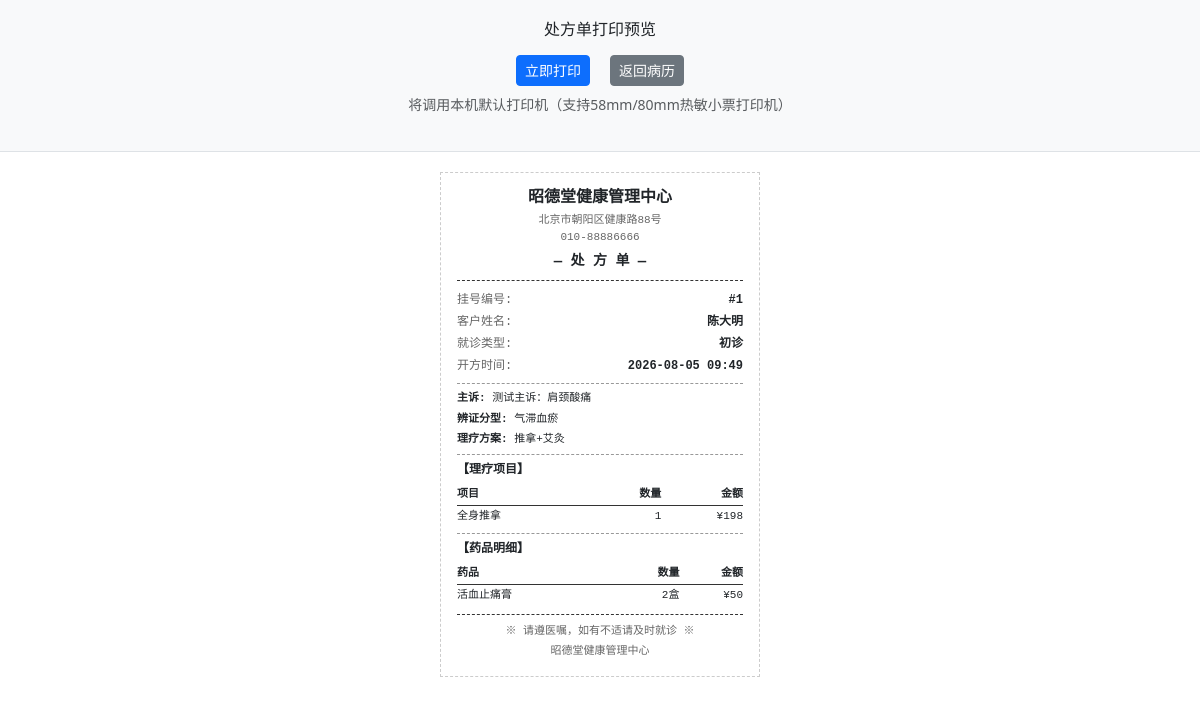
The app's page /print/prescription/1 (signed in) with its own data.
### models.py (models this page shows)
class StoreInfo(db.Model):
    __tablename__ = 'store_info'
    id = db.Column(db.Integer, primary_key=True)
    name = db.Column(db.String(100), nullable=False)
    address = db.Column(db.String(200))
    phone = db.Column(db.String(20))
    license_no = db.Column(db.String(50))

class Registration(db.Model):
    __tablename__ = 'registrations'
    id = db.Column(db.Integer, primary_key=True)
    customer_id = db.Column(db.Integer, db.ForeignKey('customers.id'), nullable=False)
    employee_id = db.Column(db.Integer, db.ForeignKey('employees.id'))
    reg_time = db.Column(db.DateTime, default=datetime.now)
    visit_type = db.Column(db.String(10), default='初诊')  # 初诊/复诊
    status = db.Column(db.String(20), default='待诊')  # 待诊/接诊中/已收费/已完成
    appointment_id = db.Column(db.Integer, db.ForeignKey('appointments.id'))
    signature_image = db.Column(db.Text)  # Base64编码的签字图片
    satisfaction_rating = db.Column(db.Integer)  # 满意度星级 1-5
    satisfaction_comment = db.Column(db.String(500))  # 评价文字
    confirmed_at = db.Column(db.DateTime)  # 签字确认时间
    confirmed_by = db.Column(db.Integer, db.ForeignKey('users.id'))  # 确认操作人
    appointment = db.relationship('Appointment')
    medical_record = db.relationship('MedicalRecord', backref='registration', uselist=False)
    charge_record = db.relationship('ChargeRecord', backref='registration', uselist=False)
    confirmer = db.relationship('User', foreign_keys=[confirmed_by])

class Customer(db.Model):
    __tablename__ = 'customers'
    id = db.Column(db.Integer, primary_key=True)
    name = db.Column(db.String(50), nullable=False)
    gender = db.Column(db.String(10))
    birthday = db.Column(db.Date)
    phone = db.Column(db.String(20))
    id_card = db.Column(db.String(20))
    address = db.Column(db.String(200))
    constitution_type = db.Column(db.String(20))  # 九种体质
    allergy_history = db.Column(db.Text)
    medical_history = db.Column(db.Text)
    referrer = db.Column(db.String(50))
    member_level = db.Column(db.String(20), default='普通')  # 普通/银卡/金卡/钻石
    member_discount = db.Column(db.Numeric(3, 2), default=1.00)
    points = db.Column(db.Integer, default=0)
    is_deleted = db.Column(db.Boolean, default=False)  # 软删除
    is_frozen = db.Column(db.Boolean, default=False)  # 冻结
    created_at = db.Column(db.DateTime, default=datetime.now)
    prepaid_account = db.relationship('PrepaidAccount', backref='customer', uselist=False)
    appointments = db.relationship('Appointment', backref='customer', lazy='dynamic')
    registrations = db.relationship('Registration', backref='customer', lazy='dynamic')
    charges = db.relationship('ChargeRecord', backref='customer', lazy='dynamic')

class MedicalRecord(db.Model):
    __tablename__ = 'medical_records'
    id = db.Column(db.Integer, primary_key=True)
    reg_id = db.Column(db.Integer, db.ForeignKey('registrations.id'), nullable=False)
    chief_complaint = db.Column(db.Text)  # 主诉
    present_illness = db.Column(db.Text)  # 现病史
    past_history = db.Column(db.Text)  # 既往史
    four_exam = db.Column(db.Text)  # 四诊信息(望闻问切)
    syndrome = db.Column(db.String(200))  # 辨证分型
    treatment_plan = db.Column(db.Text)  # 理疗方案
    prescription_items_json = db.Column(db.Text)  # JSON: 理疗项目明细
    prescription_meds_json = db.Column(db.Text)  # JSON: 药品明细
    attachments = db.Column(db.Text)  # 附件路径
    created_at = db.Column(db.DateTime, default=datetime.now)

### app.py (the view)
@app.route('/print/prescription/<int:rid>')
@login_required
def print_prescription(rid):
    reg = _safe_get(Registration, rid, '挂号记录')
    mr = MedicalRecord.query.filter_by(reg_id=rid).first()
    if not mr:
        flash('尚未记录病历，无法打印处方', 'warning')
        return redirect(url_for('medical_record', rid=rid))
    store = StoreInfo.query.first()
    return render_template('print_prescription.html',
                           registration=reg, record=mr, store=store)

### app.py (called while the page is built)
@login_manager.user_loader
def load_user(user_id):
    return db.session.get(User, int(user_id))

def _from_json(s):
    if not s:
        return []
    try:
        result = json.loads(s)
        return result if isinstance(result, list) else []
    except (json.JSONDecodeError, TypeError):
        return []

def _safe_get(model, pk, label='记录'):
    obj = db.session.get(model, pk)
    if obj is None:
        flash(f'{label}不存在或已被删除', 'warning')
        abort(404)
    return obj

### templates/print_prescription.html (shortened to what this page needs)
<!DOCTYPE html>
<html lang="zh-CN">
<head>
    <link href="/static/vendor/bootstrap.min.css" rel="stylesheet">
    <link href="/static/css/print.css" rel="stylesheet">
</head>
<body>
    <div class="print-toolbar no-print">
        <h6 class="mb-3"> 处方单打印预览</h6>
        <button class="btn btn-primary btn-sm" onclick="window.print()">
             立即打印
        </button>
        <a href="/registration/{{ registration.id }}/medical" class="btn btn-secondary btn-sm">
             返回病历
        </a>
        <p class="text-muted small mt-2">将调用本机默认打印机（支持58mm/80mm热敏小票打印机）</p>
    </div>
    <div class="print-area">
        <div class="receipt-header">
            <h5>{{ store.name if store else '昭德堂健康管理中心' }}</h5>
            <div class="store-info">
                {% if store %}{{ store.address }}<br>{{ store.phone }}{% endif %}
            </div>
            <div style="font-size:14px;font-weight:700;margin-top:6px">— 处 方 单 —</div>
        </div>
        <div class="receipt-body">
            <div class="receipt-row">
                <span class="label">挂号编号:</span>
                <span class="value">#{{ registration.id }}</span>
            </div>
            <div class="receipt-row">
                <span class="label">客户姓名:</span>
                <span class="value">{{ registration.customer.name }}</span>
            </div>
            <div class="receipt-row">
                <span class="label">就诊类型:</span>
                <span class="value">{{ registration.visit_type }}</span>
            </div>
            <div class="receipt-row">
                <span class="label">开方时间:</span>
                <span class="value">{{ record.created_at.strftime('%Y-%m-%d %H:%M') if record and record.created_at else '-' }}</span>
            </div>
            {% if record %}
            <div class="receipt-divider"></div>
            {% if record.chief_complaint %}
            <div style="font-size:11px;margin-bottom:4px"><strong>主诉:</strong> {{ record.chief_complaint[:60] }}</div>
            {% endif %}
            {% if record.syndrome %}
            <div style="font-size:11px;margin-bottom:4px"><strong>辨证分型:</strong> {{ record.syndrome }}</div>
            {% endif %}
            {% if record.treatment_plan %}
            <div style="font-size:11px;margin-bottom:4px"><strong>理疗方案:</strong> {{ record.treatment_plan[:60] }}</div>
            {% endif %}
            <div class="receipt-divider"></div>
            {% set items = record.prescription_items_json|default('[]')|from_json %}
            {% if items %}
            <div style="font-weight:700;font-size:12px;margin-bottom:4px">【理疗项目】</div>
            <table class="receipt-table">
                <thead><tr><th>项目</th><th class="text-right">数量</th><th class="text-right">金额</th></tr></thead>
                <tbody>
                {% for it in items %}
                <tr><td>{{ it.name }}</td><td class="text-right">{{ it.qty }}</td><td class="text-right">¥{{ it.subtotal }}</td></tr>
                {% endfor %}
                </tbody>
            </table>
            {% endif %}
            {% set meds = record.prescription_meds_json|default('[]')|from_json %}
            {% if meds %}
            <div class="receipt-divider"></div>
            <div style="font-weight:700;font-size:12px;margin-bottom:4px">【药品明细】</div>
            <table class="receipt-table">
                <thead><tr><th>药品</th><th class="text-right">数量</th><th class="text-right">金额</th></tr></thead>
                <tbody>
                {% for m in meds %}
                <tr><td>{{ m.name }}</td><td class="text-right">{{ m.qty }}{{ m.unit or '' }}</td><td class="text-right">¥{{ m.subtotal }}</td></tr>
                {% endfor %}
                </tbody>
            </table>
            {% endif %}
            {% endif %}
        </div>
        <div class="receipt-footer">
            <div>※ 请遵医嘱，如有不适请及时就诊 ※</div>
            <div style="margin-top:4px">{{ store.name if store else '昭德堂健康管理中心' }}</div>
        </div>
    </div>
</body>
</html>

### static/css/print.css (style rules this page uses)
.print-area { max-width: 320px; margin: 20px auto; padding: 16px; background: #fff; border: 1px dashed #ccc; font-family: 'SimHei', 'Microsoft YaHei', monospace; font-size: 13px; }
.receipt-header { text-align: center; border-bottom: 1px dashed #333; padding-bottom: 8px; margin-bottom: 8px; }
.receipt-header h5 { margin: 0 0 4px 0; font-size: 16px; font-weight: 700; }
.receipt-header .store-info { font-size: 11px; color: #666; }
.receipt-body { margin-bottom: 8px; }
.receipt-row { display: flex; justify-content: space-between; padding: 2px 0; font-size: 12px; }
.receipt-row .label { color: #666; }
.receipt-row .value { font-weight: 600; }
.receipt-divider { border-top: 1px dashed #999; margin: 6px 0; }
.receipt-table { width: 100%; font-size: 11px; border-collapse: collapse; }
.receipt-table th { text-align: left; padding: 3px 0; border-bottom: 1px solid #333; font-size: 11px; }
.receipt-table td { padding: 2px 0; }
.receipt-table .text-right { text-align: right; }
.receipt-footer { text-align: center; border-top: 1px dashed #333; padding-top: 8px; margin-top: 8px; font-size: 11px; color: #666; }
.print-toolbar { text-align: center; padding: 20px; background: #f8f9fa; border-bottom: 1px solid #dee2e6; }
.print-toolbar .btn { margin: 0 8px; }

### records on screen
StoreInfo: name "昭德堂健康管理中心", address "北京市朝阳区健康路88号", phone "010-88886666"
Registration: id "1", visit_type "初诊"
Customer: customer.name "陈大明"
MedicalRecord: created_at "2026-08-05 09:49", chief_complaint "测试主诉：肩颈酸痛", syndrome "气滞血瘀", treatment_plan "推拿+艾灸"

### other values on screen
{{ it.name }} "全身推拿"
{{ it.qty }} "1"
{{ it.subtotal }} "198"
{{ m.name }} "活血止痛膏"
{{ m.qty }} "2"
{{ m.unit or '' }} "盒"
{{ m.subtotal }} "50"
